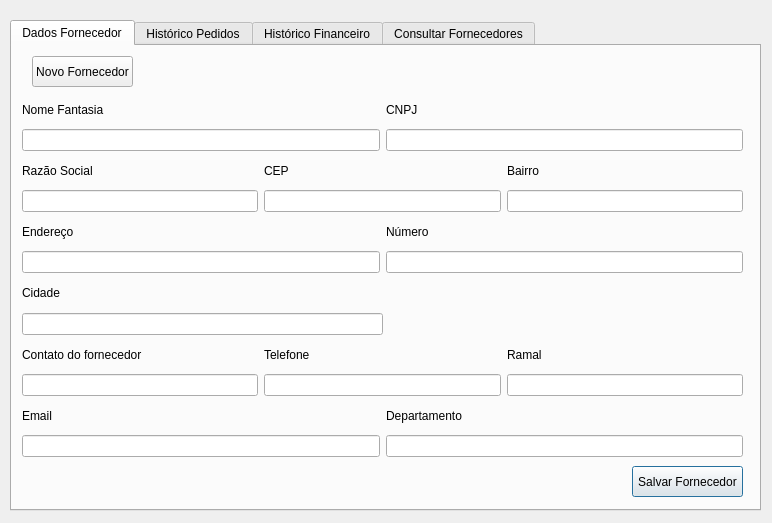
<?xml version="1.0" encoding="UTF-8"?>
<ui version="4.0">
 <class>cadastro_de_fornecedores</class>
 <widget class="QDialog" name="cadastro_de_fornecedores">
  <property name="geometry">
   <rect>
    <x>0</x>
    <y>0</y>
    <width>772</width>
    <height>523</height>
   </rect>
  </property>
  <property name="windowTitle">
   <string>Dialog</string>
  </property>
  <widget class="QTabWidget" name="tabWidget">
   <property name="geometry">
    <rect>
     <x>10</x>
     <y>20</y>
     <width>751</width>
     <height>491</height>
    </rect>
   </property>
   <property name="currentIndex">
    <number>0</number>
   </property>
   <widget class="QWidget" name="tab">
    <attribute name="title">
     <string>Dados Fornecedor</string>
    </attribute>
    <widget class="QPushButton" name="btn_salvar_forn">
     <property name="geometry">
      <rect>
       <x>620</x>
       <y>420</y>
       <width>111</width>
       <height>31</height>
      </rect>
     </property>
     <property name="text">
      <string>Salvar Fornecedor</string>
     </property>
    </widget>
    <widget class="QPushButton" name="btn_novo_fornecedor">
     <property name="geometry">
      <rect>
       <x>20</x>
       <y>10</y>
       <width>101</width>
       <height>31</height>
      </rect>
     </property>
     <property name="text">
      <string>Novo Fornecedor</string>
     </property>
    </widget>
    <widget class="QWidget" name="layoutWidget">
     <property name="geometry">
      <rect>
       <x>10</x>
       <y>50</y>
       <width>721</width>
       <height>361</height>
      </rect>
     </property>
     <layout class="QVBoxLayout" name="verticalLayout_14">
      <item>
       <layout class="QHBoxLayout" name="horizontalLayout_4">
        <item>
         <layout class="QVBoxLayout" name="verticalLayout">
          <item>
           <widget class="QLabel" name="label_26">
            <property name="text">
             <string>Nome Fantasia</string>
            </property>
           </widget>
          </item>
          <item>
           <widget class="QLineEdit" name="txt_cad_nome_fantasia"/>
          </item>
         </layout>
        </item>
        <item>
         <layout class="QVBoxLayout" name="verticalLayout_3">
          <item>
           <widget class="QLabel" name="label_10">
            <property name="text">
             <string>CNPJ</string>
            </property>
           </widget>
          </item>
          <item>
           <widget class="QLineEdit" name="txt_cad_cnpj"/>
          </item>
         </layout>
        </item>
       </layout>
      </item>
      <item>
       <layout class="QHBoxLayout" name="horizontalLayout_5">
        <item>
         <layout class="QVBoxLayout" name="verticalLayout_2">
          <item>
           <widget class="QLabel" name="label_19">
            <property name="text">
             <string>Razão Social</string>
            </property>
           </widget>
          </item>
          <item>
           <widget class="QLineEdit" name="txt_cad_razao_social"/>
          </item>
         </layout>
        </item>
        <item>
         <layout class="QVBoxLayout" name="verticalLayout_4">
          <item>
           <widget class="QLabel" name="label_9">
            <property name="text">
             <string>CEP</string>
            </property>
           </widget>
          </item>
          <item>
           <widget class="QLineEdit" name="txt_cad_cep">
            <property name="text">
             <string/>
            </property>
           </widget>
          </item>
         </layout>
        </item>
        <item>
         <layout class="QVBoxLayout" name="verticalLayout_7">
          <item>
           <widget class="QLabel" name="label_11">
            <property name="text">
             <string>Bairro</string>
            </property>
           </widget>
          </item>
          <item>
           <widget class="QLineEdit" name="txt_cad_bairro">
            <property name="text">
             <string/>
            </property>
           </widget>
          </item>
         </layout>
        </item>
       </layout>
      </item>
      <item>
       <layout class="QHBoxLayout" name="horizontalLayout_6">
        <item>
         <layout class="QVBoxLayout" name="verticalLayout_5">
          <item>
           <widget class="QLabel" name="label_8">
            <property name="text">
             <string>Endereço</string>
            </property>
           </widget>
          </item>
          <item>
           <widget class="QLineEdit" name="txt_cad_endereco">
            <property name="text">
             <string/>
            </property>
           </widget>
          </item>
         </layout>
        </item>
        <item>
         <layout class="QVBoxLayout" name="verticalLayout_6">
          <item>
           <widget class="QLabel" name="label_27">
            <property name="text">
             <string>Número</string>
            </property>
           </widget>
          </item>
          <item>
           <widget class="QLineEdit" name="txt_cad_numero">
            <property name="text">
             <string/>
            </property>
           </widget>
          </item>
         </layout>
        </item>
       </layout>
      </item>
      <item>
       <layout class="QHBoxLayout" name="horizontalLayout_7">
        <item>
         <layout class="QVBoxLayout" name="verticalLayout_8">
          <item>
           <widget class="QLabel" name="label_25">
            <property name="text">
             <string>Cidade</string>
            </property>
           </widget>
          </item>
          <item>
           <widget class="QLineEdit" name="txt_cad_cidade">
            <property name="text">
             <string/>
            </property>
           </widget>
          </item>
         </layout>
        </item>
        <item>
         <spacer name="horizontalSpacer">
          <property name="orientation">
           <enum>Qt::Horizontal</enum>
          </property>
          <property name="sizeHint" stdset="0">
           <size>
            <width>40</width>
            <height>20</height>
           </size>
          </property>
         </spacer>
        </item>
       </layout>
      </item>
      <item>
       <layout class="QHBoxLayout" name="horizontalLayout_3">
        <item>
         <layout class="QVBoxLayout" name="verticalLayout_9">
          <item>
           <widget class="QLabel" name="label_20">
            <property name="text">
             <string>Contato do fornecedor</string>
            </property>
           </widget>
          </item>
          <item>
           <widget class="QLineEdit" name="txt_cad_cont_nome">
            <property name="text">
             <string/>
            </property>
           </widget>
          </item>
         </layout>
        </item>
        <item>
         <layout class="QVBoxLayout" name="verticalLayout_11">
          <item>
           <widget class="QLabel" name="label_22">
            <property name="text">
             <string>Telefone</string>
            </property>
           </widget>
          </item>
          <item>
           <widget class="QLineEdit" name="txt_cad_cont_tel">
            <property name="text">
             <string/>
            </property>
           </widget>
          </item>
         </layout>
        </item>
        <item>
         <layout class="QVBoxLayout" name="verticalLayout_12">
          <item>
           <widget class="QLabel" name="label_21">
            <property name="text">
             <string>Ramal</string>
            </property>
           </widget>
          </item>
          <item>
           <widget class="QLineEdit" name="txt_cad_cont_ram">
            <property name="text">
             <string/>
            </property>
           </widget>
          </item>
         </layout>
        </item>
       </layout>
      </item>
      <item>
       <layout class="QHBoxLayout" name="horizontalLayout">
        <item>
         <layout class="QVBoxLayout" name="verticalLayout_13">
          <item>
           <widget class="QLabel" name="label_23">
            <property name="text">
             <string>Email</string>
            </property>
           </widget>
          </item>
          <item>
           <widget class="QLineEdit" name="txt_cad_cont_email">
            <property name="text">
             <string/>
            </property>
           </widget>
          </item>
         </layout>
        </item>
        <item>
         <layout class="QVBoxLayout" name="verticalLayout_10">
          <item>
           <widget class="QLabel" name="label_28">
            <property name="text">
             <string>Departamento</string>
            </property>
           </widget>
          </item>
          <item>
           <widget class="QLineEdit" name="txt_cad_cont_dep">
            <property name="text">
             <string/>
            </property>
           </widget>
          </item>
         </layout>
        </item>
       </layout>
      </item>
     </layout>
    </widget>
    <zorder>btn_novo_fornecedor</zorder>
    <zorder>layoutWidget</zorder>
    <zorder>btn_salvar_forn</zorder>
   </widget>
   <widget class="QWidget" name="tab_2">
    <attribute name="title">
     <string>Histórico Pedidos</string>
    </attribute>
   </widget>
   <widget class="QWidget" name="tab_3">
    <attribute name="title">
     <string>Histórico Financeiro</string>
    </attribute>
   </widget>
   <widget class="QWidget" name="tab_4">
    <attribute name="title">
     <string>Consultar Fornecedores</string>
    </attribute>
   </widget>
  </widget>
  <widget class="QWidget" name="layoutWidget">
   <property name="geometry">
    <rect>
     <x>0</x>
     <y>0</y>
     <width>2</width>
     <height>2</height>
    </rect>
   </property>
   <layout class="QHBoxLayout" name="horizontalLayout_2"/>
  </widget>
 </widget>
 <resources/>
 <connections/>
</ui>
